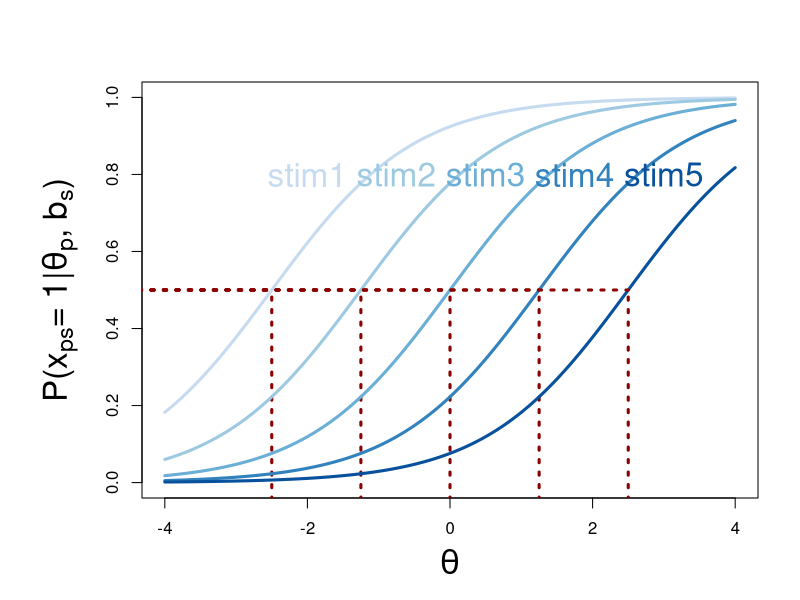
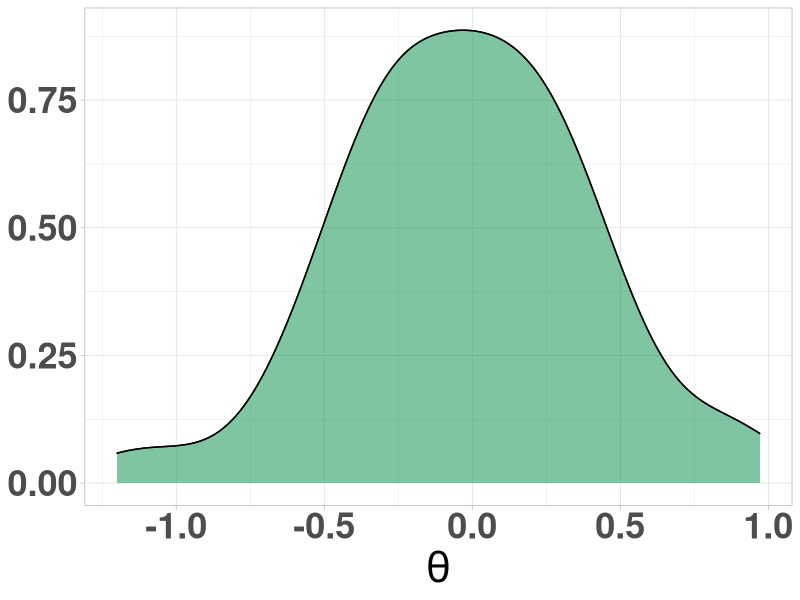
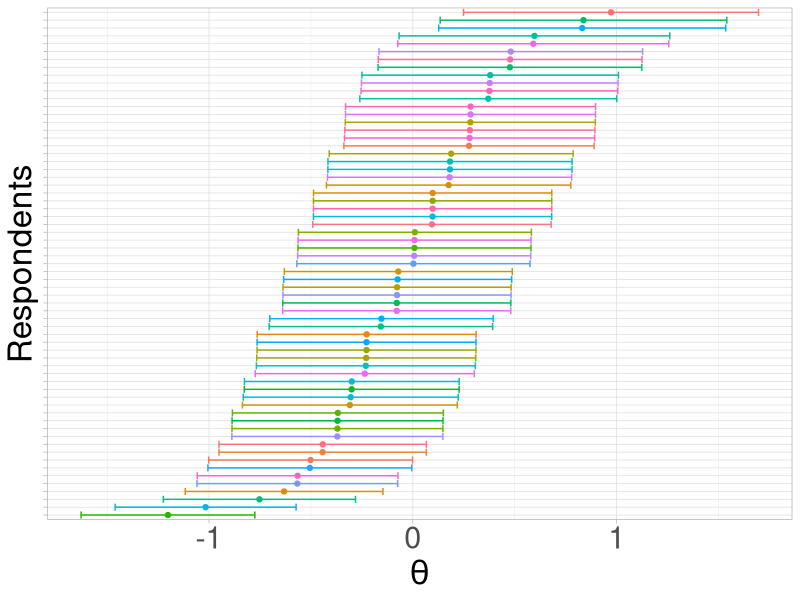
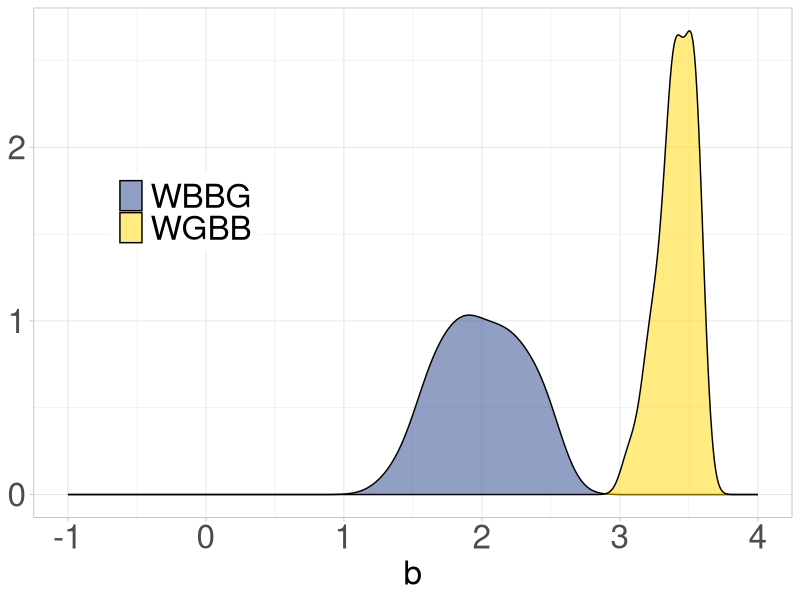
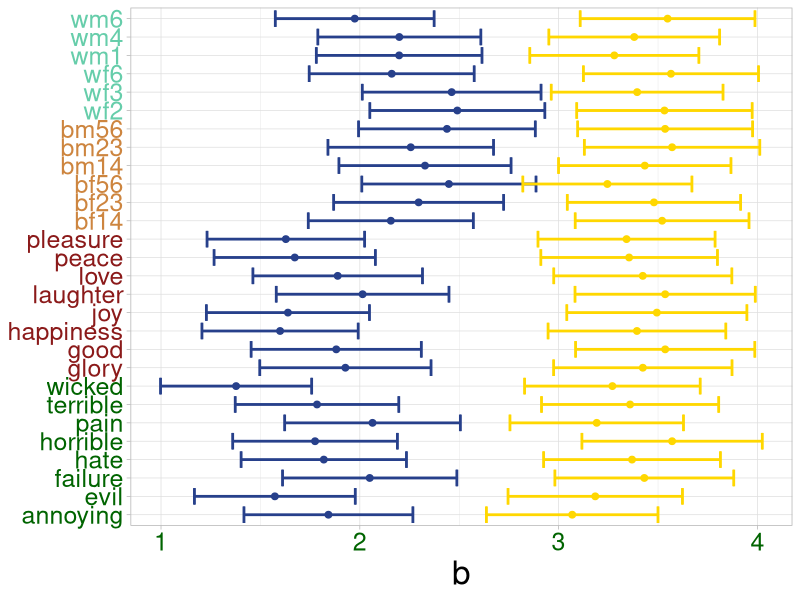
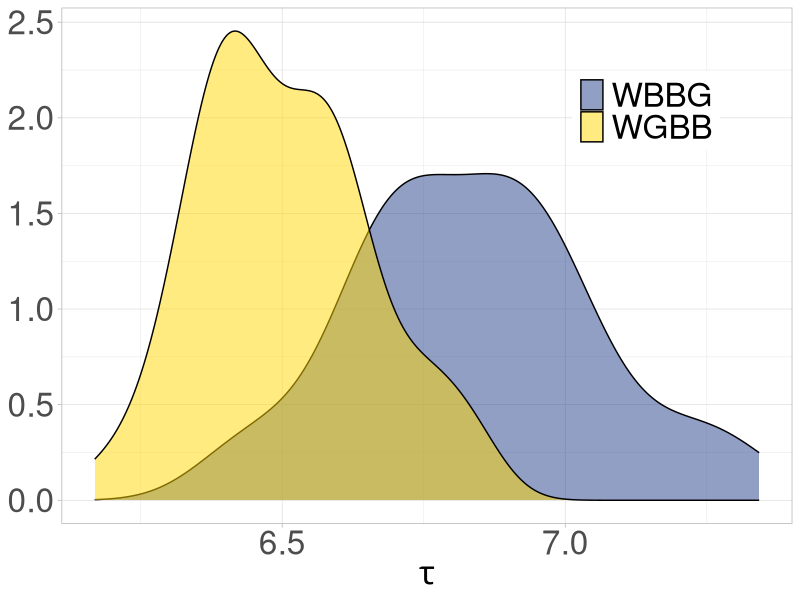
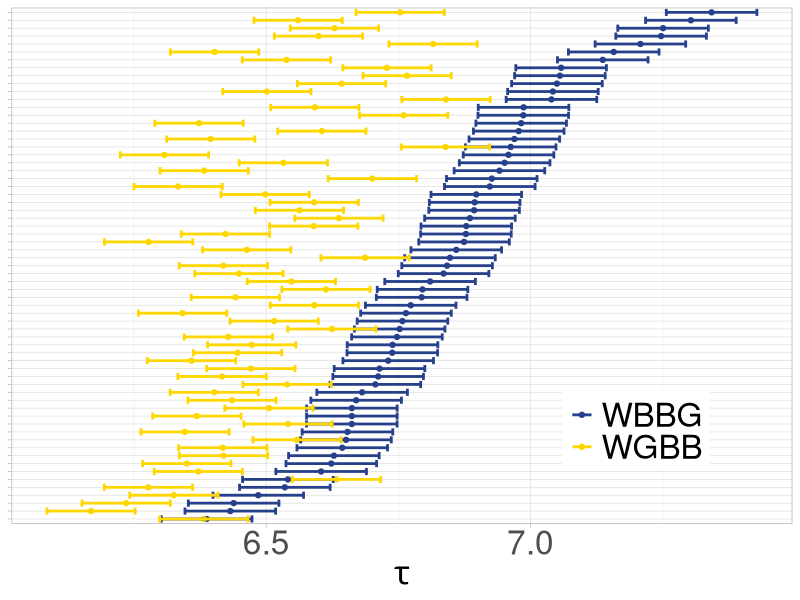
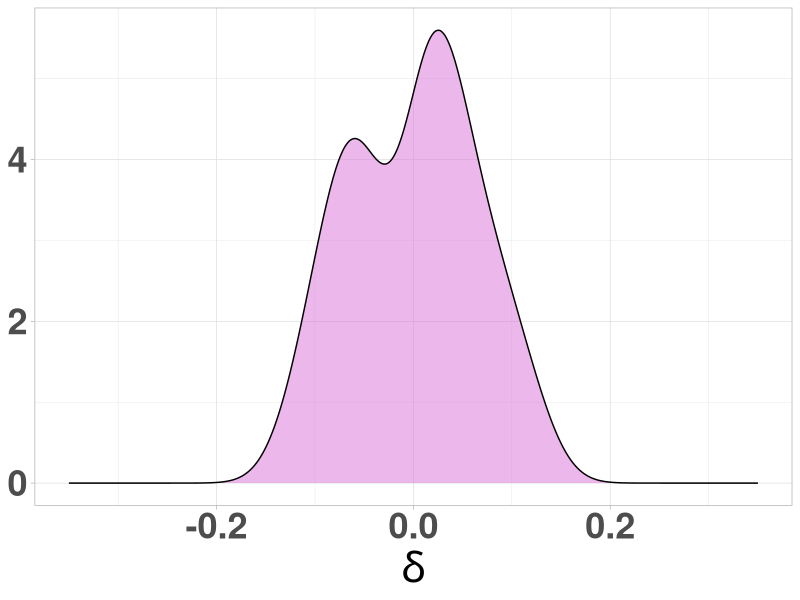

The R script that drew these images, in order: (Note: this script raises an error after producing the figures.)
## ---- chunk 1
hook_output <- knitr::knit_hooks$get("output")

knitr::knit_hooks$set(output = function(x, options) {
 if (!is.null(n <- options$out.lines)) {
 x <- xfun::split_lines(x)
 if (length(x) > n) {
 # truncate the output
 x <- c(head(x, n), "....\n")
 }
 x <- paste(x, collapse = "\n")
 }
 hook_output(x, options)
 })
library(ggplot2)
library(lme4)
## ---- chunk 2
#| echo: false
#| fig-align: center
#| out-width: 50%


IRT <- function(theta, a = 1, b = 0, c = 0,e = 1) {
  y <- c + (e - c) * exp(a * (theta - b)) / (1 + exp(a * (theta - b)))
  return(y)
}
theta = seq(-4,4, length.out = 1000)
par(mar = c(5,7,4,2) + 0.1) 
b = seq(-2.5, 2.5, length = 5)
a = rep(1, length(b))

my_colors <- RColorBrewer::brewer.pal(6, "Blues")[2:6]

par(mar = c(5,7,4,2) + 0.1) 
plot(theta, IRT(theta, b = b[1], a = a[1]),
     cex.lab= 2, 
     cex.axis =1, cex.main = 2,
       xlab = expression(theta), ylab = expression(paste("P(", x[p][s],  "= 1|", theta[p], ", ", b[s], ")")), 
       xlim = c(-4, 4), ylim = c(0, 1), 
     type = "l", lwd = 3, 
     col = my_colors[1])
  
segments(-7, 0.5, 
         b[1], 0.5, 
         col = "darkred", lty = 3, lwd = 3)
segments(b[1], -0.5, 
         b[1], 0.5, 
         col = "darkred", lty = 3, lwd = 3)

si = data.frame(stim1 = b[1], stim2 = b[2], stim3 = b[3], 
                stim4 = b[4], stim5 = b[5])
rownames(si) = "b"
text(x= -2, y = 0.8, colnames(si)[1], col = my_colors[1], cex = 2)
for ( i in 2:length(b)) {
  lines(theta, IRT(theta, b=b[i], 
                a = 1), 
      lty = 1, lwd=3, col = my_colors[i])
  segments(-7, 0.5, 
         b[i], 0.5, 
         col = "darkred", lty = 3, lwd = 3)
segments(b[i], -0.5, 
         b[i], 0.5, 
         col = "darkred", lty = 3, lwd = 3)
text(x= b[i] +.5, 
     y = 0.8, colnames(si)[i], col = my_colors[i], cex = 2)

}
## ---- chunk 3
library(knitr)
kable(
  data.frame(
    row.names = c("partecipanti", "stimoli"),
    GLMM = c("$\\theta_p$", "$b_s$"),
    LMM  = c("$\\tau_p$", "$\\delta_s$")
  ),
  escape = FALSE,
  col.names = c("GLMM", "LMM")
)
## ---- chunk 4
library(knitr)
kable(
  data.frame(
    row.names = c("partecipanti", "stimoli"),
    GLMM = c("$\\theta_p$", "$b_{sc}$"),
    LMM  = c("$\\tau_p$", "$\\delta_{sc}$")
  ),
  escape = FALSE,
  col.names = c("GLMM", "LMM")
)
## ---- chunk 5
library(knitr)
kable(
  data.frame(
    row.names = c("partecipanti", "stimoli"),
    GLMM = c("$\\theta_{pc}$", "$b_{s}$"),
    LMM  = c("$\\tau_{pc}$", "$\\delta_{s}$")
  ),
  escape = FALSE,
  col.names = c("GLMM", "LMM")
)
## ---- chunk 6
#| echo: true

data = read.csv("data/example-data.csv",
                header = TRUE, sep =",")
head(data)
## ---- chunk 7
#| echo: true
table(data$respondent, data$condition)
## ---- chunk 8
#| echo: true
accuracy1 = glmer(accuracy ~ 0 + condition + (1|stimuli) + (1|respondent),
                  data = data,
                  family = "binomial")
## ---- chunk 9
#| echo: true
accuracy2 = glmer(accuracy ~ 0 + condition + (0 + condition|stimuli) +
                    (1|respondent),
                  data = data,
                  family = "binomial")
## ---- chunk 10
#| echo: true
accuracy3 = glmer(accuracy ~ 0 + condition + (1|stimuli) +
                    (0 + condition|respondent),
                  data = data,
                  family = "binomial")
## ---- chunk 11
#| echo: true
logtime1 = lmer(log(latency) ~ 0 + condition + (1|stimuli) + (1|respondent),
                  data = data,
                  REML = FALSE)
## ---- chunk 12
#| echo: true
logtime2 = lmer(log(latency) ~ 0 + condition + (0 + condition|stimuli) +
                    (1|respondent),
                  data = data,
                  REML = FALSE)
## ---- chunk 13
#| echo: true
logtime3 = lmer(log(latency) ~ 0 + condition + (1|stimuli) +
                    (0 + condition|respondent),
                  data = data,
                  REML = FALSE)
## ---- chunk 14
#| echo: true

anova(accuracy1, accuracy2, accuracy3)
## ---- chunk 15
#| echo: true

anova(logtime1, logtime2, logtime3)
## ---- chunk 16
parole <- c("annoying", "bf14", "bf23", "bf56", "bm14", "bm23", "bm56", "evil",
            "failure", "glory", "good", "happiness", "hate", "horrible", "joy",
            "laughter", "love", "pain", "peace", "pleasure", "terrible", "wf2",
            "wf3", "wf6", "wicked", "wm1", "wm4", "wm6")

# Categorie predefinite
negative <- c("annoying", "evil", "failure", "hate", "horrible", "pain", "terrible", "wicked")
positive <- c("glory", "good", "happiness", "joy", "laughter", "love", "peace", "pleasure")

# Funzione di categorizzazione
categorizza <- function(x) {
  if (x %in% negative) {
    return("negative")
  } else if (x %in% positive) {
    return("positive")
  } else if (grepl("^wf|^wm", x)) {
    return("wp")
  } else if (grepl("^bf|^bm", x)) {
    return("bp")
  } else {
    return("altro")  # per sicurezza
  }
}

# Applichiamo la funzione a tutte le parole
categorie <- sapply(parole, categorizza)

# Creiamo un data frame per vedere il risultato
cat = data.frame(stimuli = parole, category = categorie)
ab_iat =  as.data.frame(ranef(accuracy2,   # BLUP of the stimuli
                                        condVar = TRUE)) 
ab_iatSingles = ab_iat[ab_iat$grpvar %in% "respondent", c("grpvar", "condval", "condsd")]

ab_iat = data.frame(sbj = rownames(coef(accuracy2)$respondent),
                    theta = coef(accuracy2)$respondent[,1]) 
graph_theta_iat = ggplot(ab_iat, 
                         aes(x = theta)) + 
  geom_density() 
# the code from line 331 to line 339 results in the plot represented in Figure 10a in the manuscript
graph_theta_iat + # object containing the starting plot
  geom_density(fill = "springgreen4", # change the color of the filling of the density distribution
               alpha = .50) + 
  theme_light() + # define the theme of the plot
  theme(legend.position =  "none", # remove the legend
        axis.title.y = element_blank(), # remove the title of the y-axis
        axis.title.x = element_text(size = 30, face = "bold"), # increase the size of x-axis title and set it to bold
        axis.text = element_text(size = 26, face = "bold")) + # increase the size of x-axis text and set it to bold
  xlab(expression(theta))
## ---- chunk 17
ab_iatSingles$grpvar = paste(ab_iatSingles$grpvar, 1:nrow(ab_iatSingles), sep = "_")
ggplot(ab_iatSingles, 
       aes(y = reorder(grpvar, condval), 
           x = condval, color = grpvar)) + geom_point() + 
  ylab("Respondents")  +theme_light() + 
  theme(legend.position =  "none",
        axis.text.y = element_blank(),
        axis.title = element_text(size = 24), 
        axis.text.x = element_text(size = 22)) +  geom_errorbarh(aes(xmin = condval - 1.96*condsd, xmax= condval + 1.96*condsd)) +
  xlab(expression(theta)) + scale_fill_manual(values = rainbow(65))
## ---- chunk 18
#| out-width: 70%
#| fig-align: center
blup_easiness_iat = as.data.frame(ranef(accuracy2,   
                                        condVar = TRUE)) 
fixef_accuracy_iat = data.frame(term = names(fixef(accuracy2)), 
                      est = (fixef(accuracy2))) # assign the 
easiness_iat = merge(blup_easiness_iat, fixef_accuracy_iat)
# change the column names ----
colnames(easiness_iat) = c("Condition", "grpvar", "stimuli",
                   "blup", "se", "fix.est")
easiness_iat$stimuli = as.character(easiness_iat$stimuli)
easiness_iat$b = with(easiness_iat, fix.est + blup)
easiness_iat$categoria <- sapply(easiness_iat$stimuli, categorizza)

# Ordina per categoria
cat_levels <- c("negative", "positive", "bp", "wp")
easiness_iat$categoria <- factor(easiness_iat$categoria, levels = cat_levels)
easiness_iat <- easiness_iat[order(easiness_iat$categoria, easiness_iat$stimuli), ]

# Stimuli come fattore ordinato
easiness_iat$stimuli <- factor(easiness_iat$stimuli, levels = unique(easiness_iat$stimuli))
graph_b_ci = ggplot(easiness_iat, # dataset with the easiness estimates
                    aes(x = b, # easiness estimates on the x-axis
                        y = stimuli, # labels of the stimuli on the y axis
                        color = Condition)) + # change the color according to the condition
  geom_point() + # draw points to represent the easiness of each stimulus
  geom_errorbarh(aes(xmin = b - 1.96*se, # draw the error bars to represent the confidence intervals  (CI)
                     xmax= b + 1.96*se)) 

ggplot(easiness_iat, 
       aes(x = b,fill = Condition)) + geom_density(alpha =.50) + 
  xlim(-1, 4) + 
  scale_fill_manual(values = c("royalblue4", "gold"), 
                    labels = c("WBBG", "WGBB")) + 
  theme_light() + 
  theme(legend.position = "inside",
        legend.position.inside = c(.2, .6),
        legend.title = element_blank(),
        axis.title.x = element_text(size = 24), 
        axis.title.y = element_blank(), 
        axis.text = element_text(size = 24), 
        legend.text = element_text(size = 24))

## ---- chunk 19
#| fig-align: center

graph_b_ci +  # object containing the starting plot
  geom_point(size = 2) + # increase the size of the points
  geom_errorbarh(aes(xmin = b - 1.96*se, xmax= b + 1.96*se), 
                 linewidth=.95) + 
  theme_light() +  
  theme(legend.position = "none", 
        axis.title.x = element_text(size = 24), 
        axis.title.y = element_blank(), 
        axis.text = element_text(size = 18, color=c(rep("darkgreen", 8), rep("firebrick4", 8),
                                         rep("tan3", 6), 
                                        rep("aquamarine3", 6) ))) + 
  scale_color_manual(values = c("royalblue4", "gold"), 
                    labels = c("WBBG", "WGBB")) 

## ---- chunk 20
#| out-width: 70%
#| fig-align: center
speed = as.data.frame(ranef(logtime3), condvar= TRUE)
fixef_speed = data.frame(term = names(fixef(logtime3)), # assign the labels of the conditions to the term column
                      est = (fixef(logtime3))) # assign the estimates of the fixed effects to the est column
# merge together the fixed effects and stimuli BLUP with their variances
speed = merge(speed, fixef_speed)
speed$tau = speed$condval + speed$est

ggplot(speed, 
       (aes(x = tau, fill  = term))) + geom_density(alpha = .5)  + 
  theme_light()+
  scale_fill_manual(values = c("royalblue4", "gold"), 
                    labels = c("WBBG", "WGBB")) + 
  xlab(expression(tau)) +theme(legend.position = "inside",
        legend.position.inside = c(.8, .8),
        legend.title = element_blank(),
        axis.title.x = element_text(size = 24), 
        axis.title.y = element_blank(), 
        axis.text = element_text(size = 24), 
        legend.text = element_text(size = 24))

## ---- chunk 21
#| out-width: 80%
#| fig-align: center
ggplot(speed, 
       (aes(x = tau, y = grp, color  = term))) + geom_point()  + 
  theme_light()+
  scale_color_manual(values = c("royalblue4", "gold"), 
                    labels = c("WBBG", "WGBB")) + 
  xlab(expression(tau)) +theme(legend.position = "inside",
        legend.position.inside = c(.8, .18),
        legend.title = element_blank(),
        axis.title.x = element_text(size = 24), 
        axis.title.y = element_blank(), 
        axis.text.x = element_text(size = 24), 
        axis.text.y = element_blank(),
        legend.text = element_text(size = 24)) + 
  geom_errorbar(aes(xmin = tau - 1.96*condsd, xmax = tau + 1.96*condsd), linewidth=.95)

## ---- chunk 22
intensity = as.data.frame(ranef(logtime3), condvar = TRUE)
intensity = intensity[intensity$grpvar %in% "stimuli", ]
colnames(intensity)[3] = "stimuli"
intensity$categoria <- sapply(intensity$stimuli, categorizza)
cat_levels <- c("negative", "positive", "bp", "wp")
intensity$categoria <- factor(intensity$categoria, levels = cat_levels)
intensity <- intensity[order(intensity$categoria, intensity$stimuli), ]

# Stimuli come fattore ordinato
intensity$stimuli <- factor(intensity$stimuli, levels = unique(intensity$stimuli))

ggplot(intensity, 
       aes(x = condval)) + geom_density(fill = "orchid", alpha =.5) + xlim(-.35, .35) + theme_light() + 
  theme_light() + # define the theme of the plot
  theme(legend.position =  "none", # remove the legend
        axis.title.y = element_blank(), # remove the title of the y-axis
        axis.title.x = element_text(size = 30, face = "bold"), # increase the size of x-axis title and set it to bold
        axis.text = element_text(size = 26, face = "bold")) + # increase the size of x-axis text and set it to bold
  xlab(expression(delta))
## ---- chunk 23


ggplot(intensity, 
       aes(x = condval, y = stimuli, col = categoria)) + geom_point() + # increase the size of the points
  geom_errorbarh(aes(xmin = condval - 1.96*condsd, 
                     xmax= condval + 1.96*condsd)) + 
  theme_light() +  scale_color_manual(values = c("darkgreen", "firebrick4", "tan3", "aquamarine3")) + xlab(expression(delta)) + 
  theme(legend.position = "none", 
        axis.title.x = element_text(size = 24), 
        axis.title.y = element_blank(), 
        axis.text.x = element_blank(),
        axis.text.y = element_text(size = 18, color=c(rep("darkgreen", 8), rep("firebrick4", 8),
                                         rep("tan3", 6), 
                                        rep("aquamarine3", 6) ))) 
## ---- chunk 24
#| out-width: 80%
knitr::include_graphics("img/psymeth.png")
